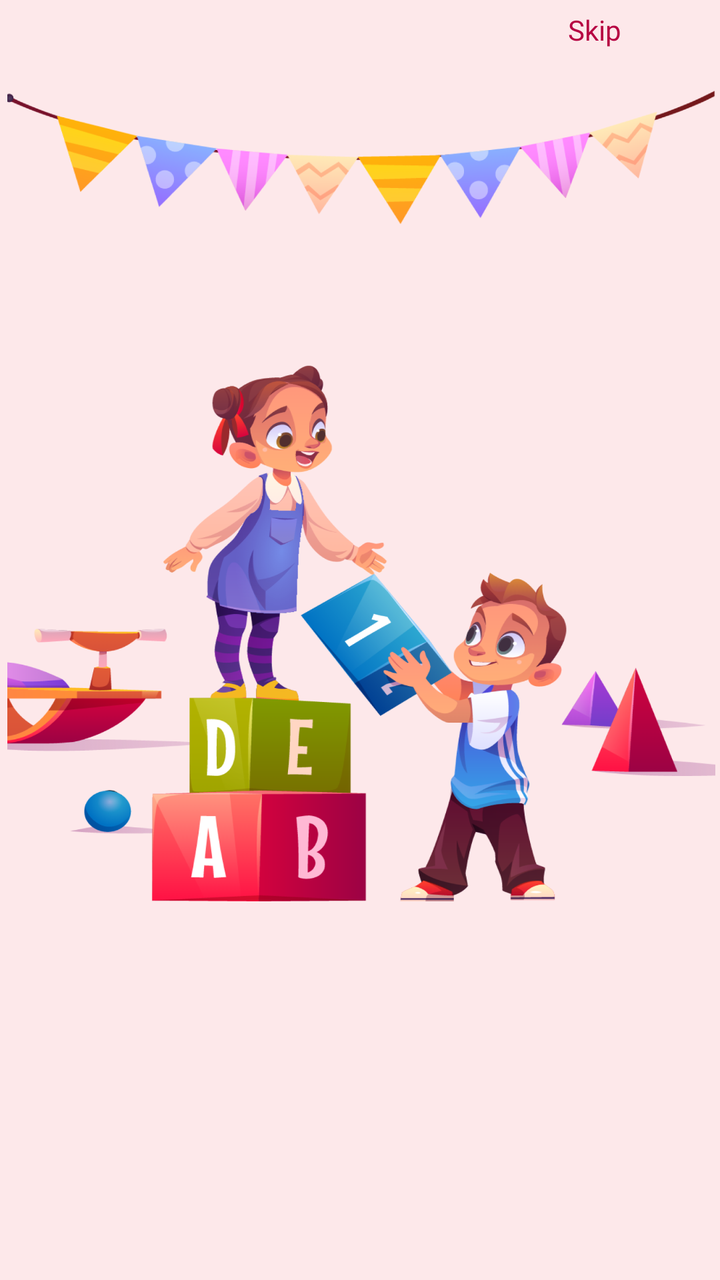
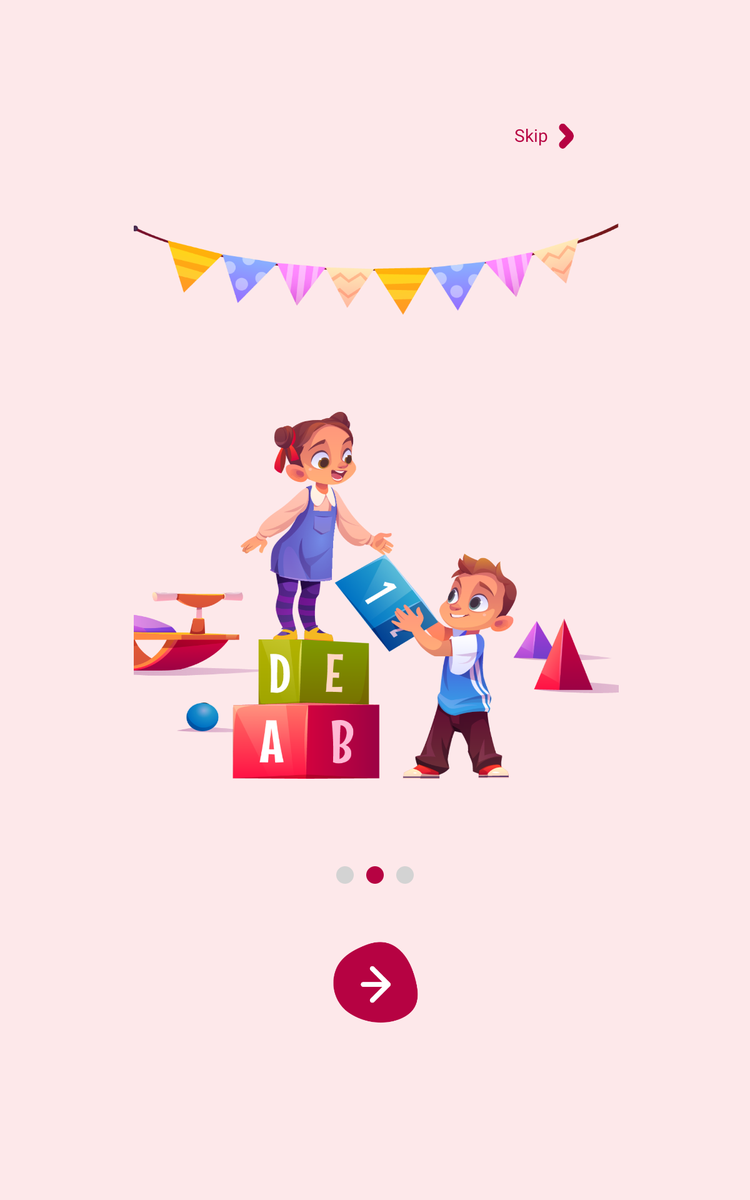

An Android layout and its configuration variant, each rendered on a device that would load it. The default file and the variant file are quoted in full after the pictures.
<!-- AndroidManifest.xml: application theme Theme.PlayKids -->
<!-- res/layout/activity_splash2.xml -->
<?xml version="1.0" encoding="utf-8"?>
<androidx.constraintlayout.widget.ConstraintLayout xmlns:android="http://schemas.android.com/apk/res/android"
    xmlns:app="http://schemas.android.com/apk/res-auto"
    xmlns:tools="http://schemas.android.com/tools"
    android:layout_width="match_parent"
    android:layout_height="match_parent"
    android:background="@color/co2"
    tools:context=".Splash2">

    <TextView
        android:id="@+id/skip"
        android:layout_width="wrap_content"
        android:layout_height="wrap_content"
        android:layout_marginStart="264dp"
        android:layout_marginTop="7dp"
        android:layout_marginEnd="30dp"
        android:fontFamily="@font/arial_bold"
        android:gravity="center_horizontal|top"
        android:text="Skip"
        android:textColor="@color/co6"
        android:textSize="14sp"
        app:layout_constraintEnd_toEndOf="parent"
        app:layout_constraintHorizontal_bias="0.505"
        app:layout_constraintStart_toStartOf="parent"
        app:layout_constraintTop_toTopOf="@+id/vector" />

    <ImageView
        android:id="@+id/vector"
        android:layout_width="21dp"
        android:layout_height="30dp"
        android:layout_alignParentLeft="true"
        android:layout_alignParentTop="true"
        android:layout_marginStart="330dp"
        android:layout_marginTop="19dp"
        android:layout_marginEnd="25dp"
        android:layout_marginBottom="692dp"
        android:background="@drawable/vvector"
        app:layout_constraintBottom_toBottomOf="parent"
        app:layout_constraintEnd_toEndOf="parent"
        app:layout_constraintStart_toStartOf="parent"
        app:layout_constraintTop_toTopOf="parent" />


    <ImageView
        android:id="@+id/group_41"
        android:layout_width="354.05dp"
        android:layout_height="416.1dp"
        android:layout_alignParentLeft="true"
        android:layout_alignParentTop="true"
        android:layout_marginStart="-12dp"
        android:layout_marginTop="80dp"
        android:layout_marginEnd="-13dp"
        android:layout_marginBottom="235dp"
        android:background="@drawable/splash2"
        app:layout_constraintBottom_toBottomOf="parent"
        app:layout_constraintEnd_toEndOf="parent"
        app:layout_constraintStart_toStartOf="parent"
        app:layout_constraintTop_toTopOf="parent" />

    <ImageView
        android:id="@+id/points"
        android:layout_width="56.58dp"
        android:layout_height="12.77dp"
        android:layout_alignParentLeft="true"
        android:layout_alignParentTop="true"
        android:layout_marginLeft="135.96dp"
        android:layout_marginTop="559dp"
        android:layout_marginEnd="136dp"
        android:layout_marginBottom="158dp"
        android:background="@drawable/points2"
        app:layout_constraintBottom_toBottomOf="parent"
        app:layout_constraintEnd_toEndOf="parent"
        app:layout_constraintStart_toStartOf="parent"
        app:layout_constraintTop_toTopOf="parent" />

    <ImageView
        android:id="@+id/next_button"
        android:layout_width="62.47dp"
        android:layout_height="73dp"
        android:layout_alignParentLeft="true"
        android:layout_alignParentTop="true"
        android:layout_marginStart="133dp"
        android:layout_marginTop="608dp"
        android:layout_marginEnd="132dp"
        android:layout_marginBottom="49dp"
        android:background="@drawable/next_button"
        app:layout_constraintBottom_toBottomOf="parent"
        app:layout_constraintEnd_toEndOf="parent"
        app:layout_constraintStart_toStartOf="parent"
        app:layout_constraintTop_toTopOf="parent" />


</androidx.constraintlayout.widget.ConstraintLayout>
<!-- resources referenced by this layout -->
<resources>
  <color name="co2">#FDE8EA</color>
  <color name="co6">#B60242</color>
  <!-- drawable next_button: png bitmap (drawable, 7341 bytes) -->
  <!-- drawable points2: png bitmap (drawable, 1908 bytes) -->
  <!-- drawable splash2: png bitmap (drawable, 449238 bytes) -->
  <!-- drawable vvector: png bitmap (drawable, 966 bytes) -->
  <style name="Theme.PlayKids" parent="Theme.AppCompat.DayNight.NoActionBar">
          
          <item name="colorPrimary">@color/purple_500</item>
          <item name="colorPrimaryVariant">@color/co2</item>
          <item name="colorOnPrimary">@color/white</item>
          
          <item name="colorSecondary">@color/teal_200</item>
          <item name="colorSecondaryVariant">@color/teal_700</item>
          <item name="colorOnSecondary">@color/black</item>
          
          <item name="android:statusBarColor" tools:targetApi="l">?attr/colorPrimaryVariant</item>
          
      </style>
  <color name="purple_500">#FF6200EE</color>
  <color name="white">#FFFFFFFF</color>
  <color name="teal_200">#FF03DAC5</color>
  <color name="teal_700">#FF018786</color>
  <color name="black">#FF000000</color>
</resources>
<!-- res/layout-w360dp-h800dp/activity_splash2.xml (the repository's variant of the layout above) -->
<!-- drawn on a 7-inch tablet held upright -->
<?xml version="1.0" encoding="utf-8"?>
<androidx.constraintlayout.widget.ConstraintLayout xmlns:android="http://schemas.android.com/apk/res/android"
    xmlns:app="http://schemas.android.com/apk/res-auto"
    xmlns:tools="http://schemas.android.com/tools"
    android:layout_width="match_parent"
    android:layout_height="match_parent"
    android:background="@color/co2"
    tools:context=".Splash2">

    <TextView
        android:id="@+id/skip"
        android:layout_width="wrap_content"
        android:layout_height="wrap_content"
        android:layout_alignParentLeft="true"
        android:layout_alignParentTop="true"
        android:layout_marginStart="290dp"
        android:layout_marginTop="20dp"
        android:layout_marginEnd="40dp"
        android:layout_marginBottom="764dp"
        android:fontFamily="@font/arial_bold"
        android:gravity="center_horizontal|top"
        android:text="Skip"
        android:textColor="@color/co6"
        android:textSize="14sp"
        app:layout_constraintBottom_toBottomOf="parent"
        app:layout_constraintEnd_toEndOf="parent"
        app:layout_constraintStart_toStartOf="parent"
        app:layout_constraintTop_toTopOf="parent" />

    <ImageView
        android:id="@+id/vector"
        android:layout_width="21dp"
        android:layout_height="30dp"
        android:layout_alignParentLeft="true"
        android:layout_alignParentTop="true"
        android:layout_marginStart="330dp"
        android:layout_marginTop="25dp"
        android:layout_marginEnd="25dp"
        android:layout_marginBottom="766dp"
        android:background="@drawable/vvector"
        app:layout_constraintBottom_toBottomOf="parent"
        app:layout_constraintEnd_toEndOf="parent"
        app:layout_constraintStart_toStartOf="parent"
        app:layout_constraintTop_toTopOf="parent" />



    <ImageView
        android:id="@+id/group_41"
        android:layout_width="388dp"
        android:layout_height="456dp"
        android:layout_alignParentLeft="true"
        android:layout_alignParentTop="true"
        android:layout_marginStart="-13dp"
        android:layout_marginTop="87dp"
        android:layout_marginEnd="-15dp"
        android:layout_marginBottom="257dp"
        android:background="@drawable/splash2"
        app:layout_constraintBottom_toBottomOf="parent"
        app:layout_constraintEnd_toEndOf="parent"
        app:layout_constraintStart_toStartOf="parent"
        app:layout_constraintTop_toTopOf="parent" />

    <ImageView
        android:id="@+id/points"
        android:layout_width="62dp"
        android:layout_height="14dp"
        android:layout_alignParentLeft="true"
        android:layout_alignParentTop="true"
        android:layout_marginStart="149dp"
        android:layout_marginTop="613dp"
        android:layout_marginEnd="149dp"
        android:layout_marginBottom="173dp"
        android:background="@drawable/points2"
        app:layout_constraintBottom_toBottomOf="parent"
        app:layout_constraintEnd_toEndOf="parent"
        app:layout_constraintStart_toStartOf="parent"
        app:layout_constraintTop_toTopOf="parent" />

    <ImageView
        android:id="@+id/next_button"
        android:layout_width="68.46dp"
        android:layout_height="80dp"
        android:layout_alignParentLeft="true"
        android:layout_alignParentTop="true"
        android:layout_marginStart="146dp"
        android:layout_marginTop="667dp"
        android:layout_marginEnd="145dp"
        android:layout_marginBottom="53dp"
        android:background="@drawable/next_button"
        app:layout_constraintBottom_toBottomOf="parent"
        app:layout_constraintEnd_toEndOf="parent"
        app:layout_constraintStart_toStartOf="parent"
        app:layout_constraintTop_toTopOf="parent" />

</androidx.constraintlayout.widget.ConstraintLayout>
